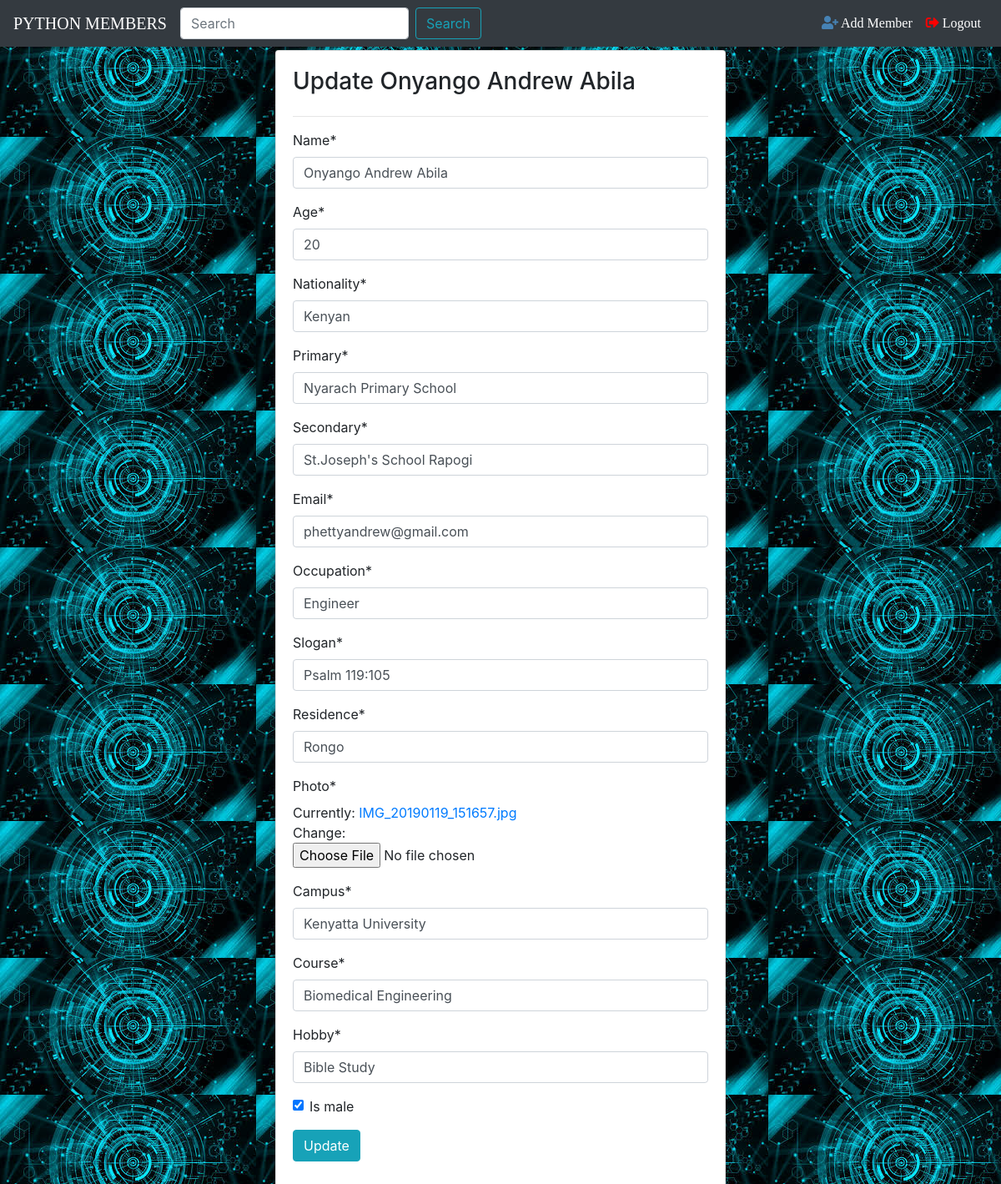
/1/update, run on the app's committed database.
### app1/models.py (models this page shows, shortened)
class Member(models.Model):
    name=models.CharField(max_length=40)
    age=models.IntegerField()
    nationality=models.CharField(max_length=40)
    primary=models.CharField(max_length=40)
    secondary=models.CharField(max_length=40)
    email=models.EmailField()
    occupation=models.CharField(max_length=40)
    slogan=models.CharField(max_length=50)
    residence=models.CharField(max_length=40)
    photo=models.ImageField()
    campus=models.CharField(max_length=40)
    course=models.CharField(max_length=40)
    hobby=models.CharField(max_length=40)
    is_male=models.BooleanField(default=True)

### app1/views.py (the view)
# urls.py: path('<int:pk>/update',views.MemberUpadateView.as_view(),name='update-member'),
class MemberUpadateView(UpdateView):
    model = Member
    fields = '__all__'

### app1/templates/app1/member_form.html (shortened to what this page needs)
{% extends 'app1/base.html' %}
{% block content %}
{%load crispy_forms_tags%}
    <div class="row">
        <div class="col-sm-3"></div>
        <div class="col-sm-6">
            <div class="card card-body my-1">
                <h3 class="text-capitalize">{% if object %} Update {{object.name}} {%else%} Add member {%endif%}</h3>
                <hr>
                <form method="post" enctype="multipart/form-data">
                    {{form|crispy}}
                    <div class="form-group">
                        <button type="submit" class="btn btn-info">{% if object %} Update {%else%} Submit {%endif%}</button>
                    </div>
                </form>
            </div>
        </div>
    </div>
{% endblock %}

### app1/templates/app1/base.html (shortened to what this page needs)
<html lang="en">
<head>
<link rel="stylesheet" href="https://stackpath.bootstrapcdn.com/bootstrap/4.3.1/css/bootstrap.min.css">
<link rel="stylesheet" href="https://use.fontawesome.com/releases/v5.8.1/css/all.css">
{% load static %}
<link rel="stylesheet" href="{% static 'app1/css/style.css' %}" type="text/css">
</head>
<body>
<nav class="navbar navbar-expand-lg navbar-dark bg-dark">
  <a class="navbar-brand" href="{% url 'app1:index' %}" style="font-family: 'Acme', cursive;">PYTHON MEMBERS</a>
  <div class="collapse navbar-collapse" id="navbarTogglerDemo03">
    <ul class="navbar-nav mr-auto mt-2 mt-lg-0">
    <li class="nav-item">
    <form class="form-inline my-2 my-lg-0">
      <input class="form-control mr-sm-2" type="search" placeholder="Search" aria-label="Search" name="q" value="{{ request.GET.q }}">
      <button class="btn btn-outline-info my-2 my-sm-0" type="submit">Search</button>
    </form>
        </li>
    </ul>
    <ul class="navbar-nav">
        <li class="nav-item active">
      <a class="nav-link" href="{% url 'app1:add-member' %}" style="font-family: 'Orbirton', cursive;"><i class="fas fa-user-plus" style="color: steelblue;"></i> Add Member<span class="sr-only">(current)</span></a>
      </li>
      <li class="nav-item active">
      <a class="nav-link" href="" style="font-family: 'Orbirton', cursive;"><i class="fas fa-sign-out-alt" style="color: red;"></i> Logout<span class="sr-only">(current)</span></a>
      </li>
    </ul>
  </div>
</nav>
<div class="container">
    {% block content %}
    {% endblock %}
</div>
</body>

### app1/static/app1/css/style.css (style rules this page uses)
body { background: url("../images/cx.jpg"); }

### data on the page
Member: name "Onyango Andrew Abila", age "20", nationality "Kenyan", primary "Nyarach Primary School", secondary "St.Joseph's School Rapogi", email "phettyandrew@gmail.com", occupation "Engineer", slogan "Psalm 119:105", residence "Rongo", campus "Kenyatta University", course "Biomedical Engineering", hobby "Bible Study", is_male "☑"
